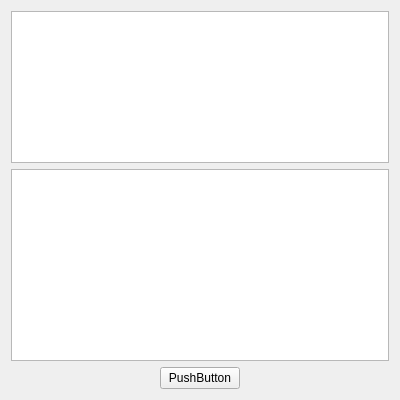
<?xml version="1.0" encoding="UTF-8"?>
<ui version="4.0">
 <class>Widget</class>
 <widget class="QWidget" name="Widget">
  <property name="geometry">
   <rect>
    <x>0</x>
    <y>0</y>
    <width>400</width>
    <height>400</height>
   </rect>
  </property>
  <property name="sizePolicy">
   <sizepolicy hsizetype="Ignored" vsizetype="Ignored">
    <horstretch>0</horstretch>
    <verstretch>0</verstretch>
   </sizepolicy>
  </property>
  <property name="windowTitle">
   <string>Widget</string>
  </property>
  <layout class="QVBoxLayout" name="verticalLayout">
   <item>
    <widget class="QTextEdit" name="textLog"/>
   </item>
   <item>
    <widget class="QTextEdit" name="textInput">
     <property name="sizePolicy">
      <sizepolicy hsizetype="Expanding" vsizetype="Fixed">
       <horstretch>0</horstretch>
       <verstretch>0</verstretch>
      </sizepolicy>
     </property>
    </widget>
   </item>
   <item>
    <layout class="QHBoxLayout" name="horizontalLayout">
     <item>
      <spacer name="horizontalSpacer">
       <property name="orientation">
        <enum>Qt::Horizontal</enum>
       </property>
       <property name="sizeHint" stdset="0">
        <size>
         <width>40</width>
         <height>20</height>
        </size>
       </property>
      </spacer>
     </item>
     <item>
      <widget class="QPushButton" name="pushButton">
       <property name="text">
        <string>PushButton</string>
       </property>
      </widget>
     </item>
     <item>
      <spacer name="horizontalSpacer_2">
       <property name="orientation">
        <enum>Qt::Horizontal</enum>
       </property>
       <property name="sizeHint" stdset="0">
        <size>
         <width>40</width>
         <height>20</height>
        </size>
       </property>
      </spacer>
     </item>
    </layout>
   </item>
  </layout>
 </widget>
 <layoutdefault spacing="6" margin="11"/>
 <resources/>
 <connections/>
</ui>
